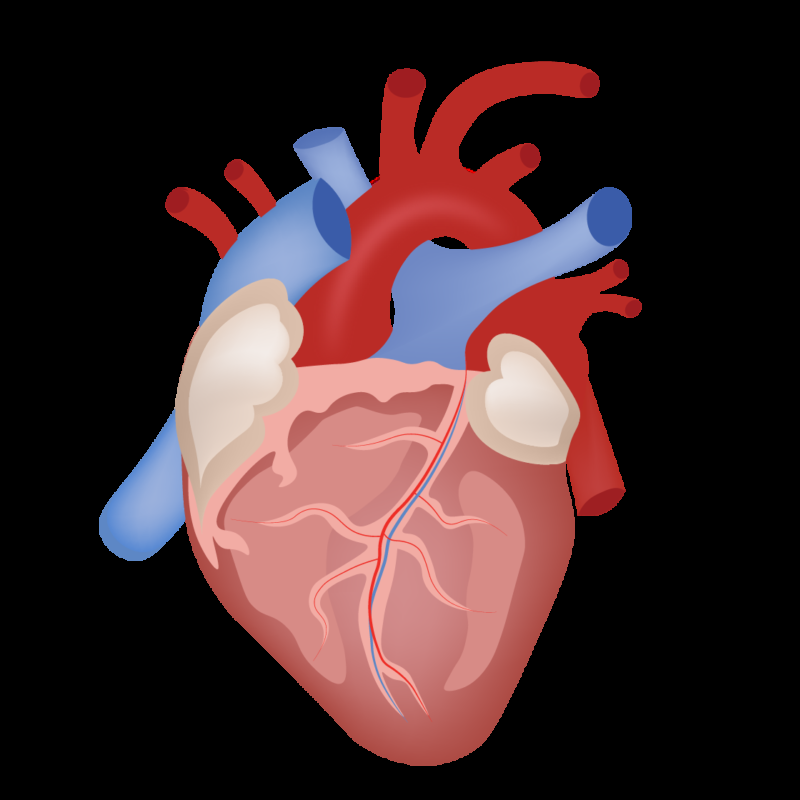
#> input picture Proiect/heart.png, 800 x 800 px
$ python canny.py
#> lines starting #> are read from the running program, lines starting #| are printed output that depends on the picture; after the words box and inside, x2 and y2 are one past the last pixel; in counts of white or black regions, pixels touching at a corner belong together
#> in calculare_dimensiune, imagine_originala is the input picture: shape (800, 800, 3); mean B, G, R 44.9, 43, 67
import cv2
import numpy as np

# Inițializarea variabilelor globale
puncte = []  # Lista pentru a stoca punctele selectate
imagine = None  # Variabila pentru a stoca imaginea
scala_imagine = 0.2
def click_event(event, x, y, flags, param):
    global puncte, imagine
    if event == cv2.EVENT_LBUTTONDOWN:
        puncte.append((x, y))
        cv2.circle(imagine, (x, y), 5, (0, 255, 0), -1)
        if len(puncte) == 2:
            cv2.line(imagine, puncte[0], puncte[1], (255, 0, 0), 2)
            distanta = np.linalg.norm(np.array(puncte[0]) - np.array(puncte[1]))
            #print("Distanta:", distanta)
            distanta_mm = distanta * scala_imagine
            print("Distanta:", distanta_mm, "mm")
        cv2.imshow("Imagine cu Contururi", imagine)

def detectare_margini_canny(imagine):
    gray = cv2.cvtColor(imagine, cv2.COLOR_BGR2GRAY)
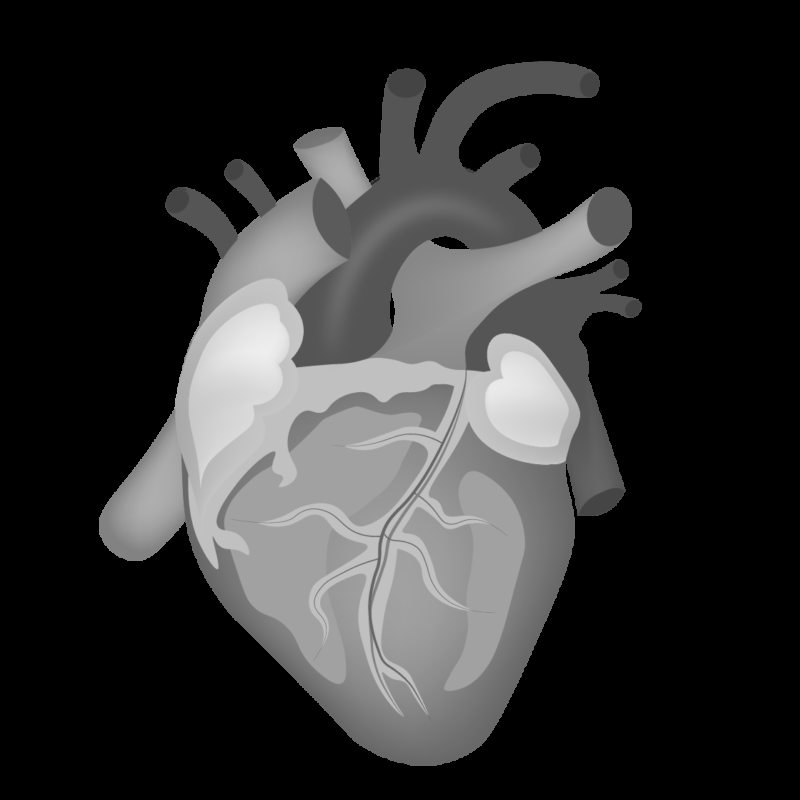
#> gray: shape (800, 800); min 0, max 238, mean 50.4
    blurred = cv2.GaussianBlur(gray, (5, 5), 0)
    canny = cv2.Canny(blurred, 100, 200)
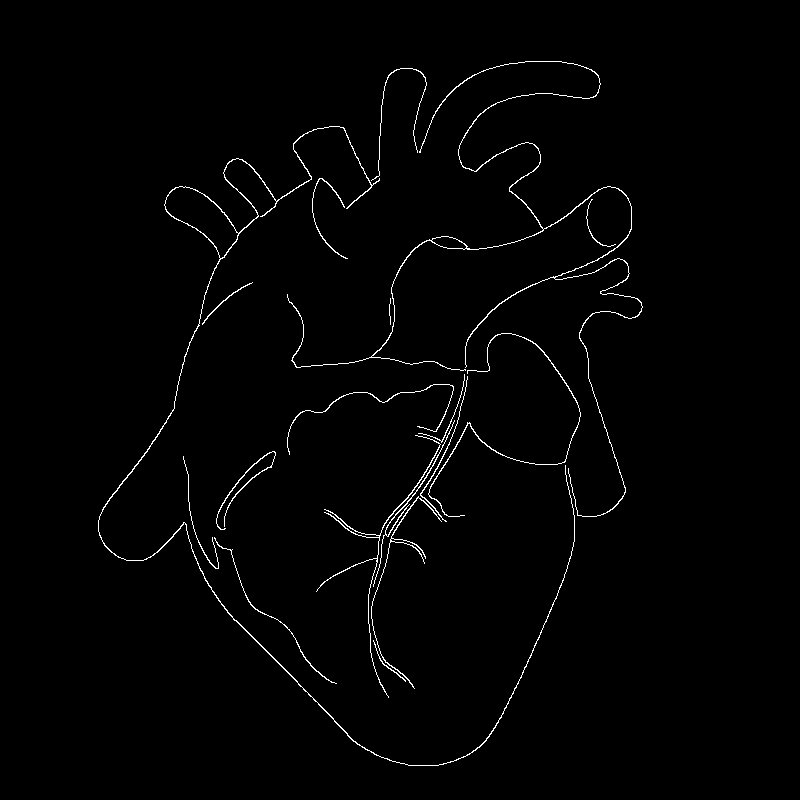
#> canny: shape (800, 800); 1.3% white in thin lines or dots, all inside (x1, y1, x2, y2) = (98, 61, 643, 766)
    return canny


def calculare_dimensiune(path_imagine):
    global imagine
    imagine_originala = cv2.imread(path_imagine)
    imagine = detectare_margini_canny(imagine_originala)
    cv2.imshow("Imagine cu Contururi", imagine)
    cv2.setMouseCallback("Imagine cu Contururi", click_event)
    cv2.waitKey(0)
    cv2.destroyAllWindows()

# Apelarea funcției
calculare_dimensiune('heart.png')
